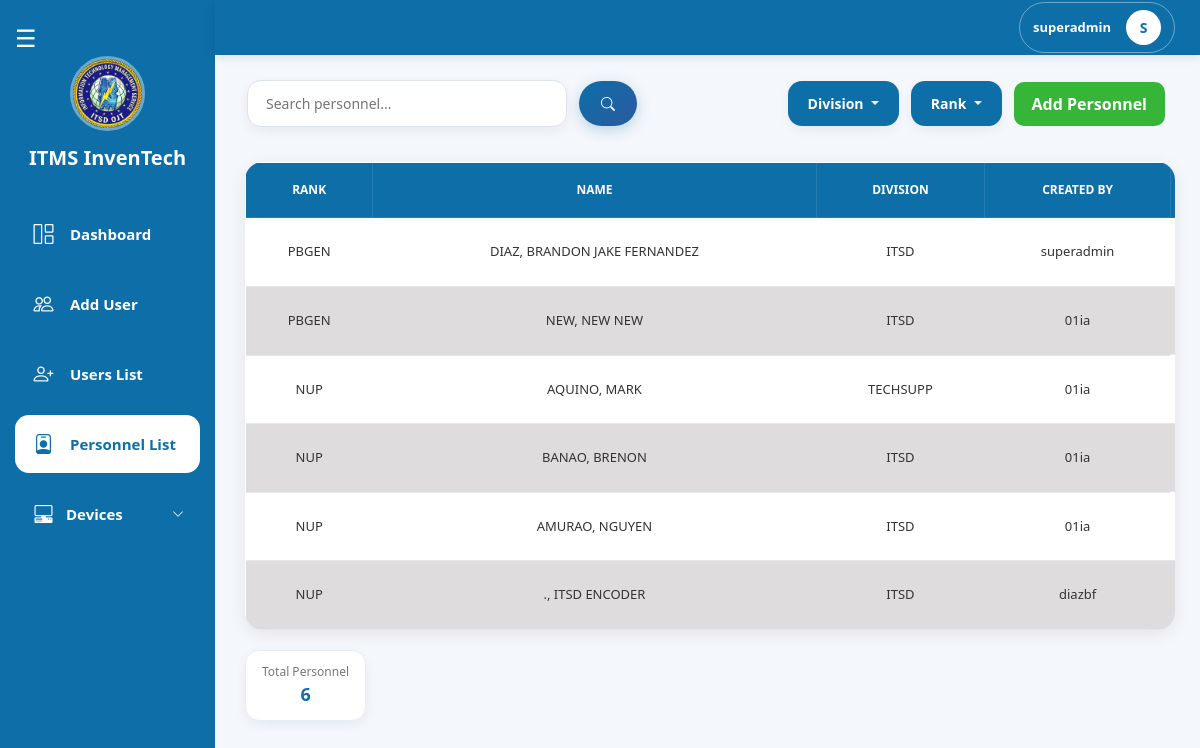
/pages/superadmin/personnel_list.php (signed in), run on the app's committed database.
### tables this page shows
CREATE TABLE `personnels` (
  `id` int(11) NOT NULL,
  `division_id` int(11) NOT NULL,
  `rank_id` int(11) NOT NULL,
  `first_name` varchar(255) NOT NULL,
  `middle_name` varchar(255) DEFAULT NULL,
  `last_name` varchar(255) NOT NULL,
  `created_by` int(11) NOT NULL,
  `is_active` tinyint(1) NOT NULL DEFAULT 1
);

CREATE TABLE `ranks` (
  `id` int(11) NOT NULL,
  `rank` varchar(255) NOT NULL,
  `sort_order` int(11) DEFAULT 999
);

CREATE TABLE `divisions` (
  `id` int(11) NOT NULL,
  `division` varchar(100) NOT NULL
);

CREATE TABLE `users` (
  `id` int(11) NOT NULL,
  `role_id` int(11) NOT NULL,
  `division_id` int(11) NOT NULL,
  `email` varchar(255) NOT NULL,
  `password` varchar(255) NOT NULL,
  `rank_id` int(11) NOT NULL,
  `first_name` varchar(255) NOT NULL,
  `middle_name` varchar(255) DEFAULT NULL,
  `last_name` varchar(255) NOT NULL,
  `username` varchar(255) NOT NULL,
  `is_active` tinyint(1) NOT NULL DEFAULT 1,
  `creator_user_id` int(11) NOT NULL,
  `created_date` date NOT NULL DEFAULT current_timestamp(),
  `last_update_at` date DEFAULT NULL
);

### pages/superadmin/personnel_list.php (the view, shortened to what this page needs)
<?php
include("../../config/db.php");
$limit  = 10;
$page   = max(1, (int)($_GET['page'] ?? 1));
$offset = ($page - 1) * $limit;
$search          = trim($_GET['search'] ?? '');
$rankFilters     = array_filter(array_map('intval', (array)($_GET['ranks']     ?? [])));
$divisionFilters = array_filter(array_map('intval', (array)($_GET['divisions'] ?? [])));
$activeFilter    = isset($_GET['is_active']) && $_GET['is_active'] !== '' ? (int)$_GET['is_active'] : '';
$sql = "
    SELECT p.id, p.division_id, p.rank_id,
        p.first_name, p.middle_name, p.last_name, p.is_active,
        u.username AS created_by_username,
        TRIM(CONCAT(p.last_name, ', ', IFNULL(p.first_name,''), ' ',p.middle_name )) AS full_name,
        d.division AS division_name,
        r.rank     AS rank_name,
        rl.role_name AS created_by_name
    FROM personnels p
    LEFT JOIN divisions d ON p.division_id = d.id
    LEFT JOIN ranks r     ON p.rank_id     = r.id
    LEFT JOIN users u     ON p.created_by  = u.id
    LEFT JOIN roles rl    ON u.role_id     = rl.id
    WHERE p.is_active = 1
";
$params = [];
$types = '';
$isFiltering = $search !== '' || !empty($rankFilters) || !empty($divisionFilters) || $activeFilter !== '';
$totalPersonnels = (int)$conn->query("SELECT COUNT(*) AS total FROM personnels WHERE is_active = 1")->fetch_assoc()['total'];
$countStmt = $conn->prepare("SELECT COUNT(*) AS total FROM ($sql) t");
$countStmt->execute();
$totalFiltered = (int)$countStmt->get_result()->fetch_assoc()['total'];
$displayTotal  = $isFiltering ? $totalFiltered : $totalPersonnels;
$sql .= " ORDER BY r.id DESC, p.id DESC LIMIT ? OFFSET ?";
$params[] = $limit;
$params[] = $offset;
$types .= 'ii';
$stmt = $conn->prepare($sql);
$stmt->bind_param($types, ...$params);
$stmt->execute();
$result = $stmt->get_result();
$rows = [];
while ($row = $result->fetch_assoc()) $rows[] = $row;
$allRanks = [];
$rq = $conn->query("SELECT id, rank FROM ranks ORDER BY id DESC");
while ($r = $rq->fetch_assoc()) $allRanks[] = $r;
$allDivisions = [];
$dq = $conn->query("SELECT id, division FROM divisions ORDER BY id ASC");
while ($r = $dq->fetch_assoc()) $allDivisions[] = $r;
?>
<!DOCTYPE html>
<html lang="en">
<head>
    <link href="https://cdn.jsdelivr.net/npm/bootstrap@5.3.2/dist/css/bootstrap.min.css" rel="stylesheet">
    <link rel="stylesheet" href="https://cdn.jsdelivr.net/npm/bootstrap-icons@1.11.3/font/bootstrap-icons.min.css">
    <link rel="stylesheet" href="../superadmin/css/super_admin.css">
    <link rel="stylesheet" href="css/superadmin_navbar.css">
    <link rel="stylesheet" href="./css/superadmin_sidebar.css">
</head>
<body>
    <?php include 'superadmin_sidebar.php'; ?>
    <?php include 'superadmin_navbar.php'; ?>
    <div class="top-bar">
        <div class="search-container">
            <form class="search-form" method="GET" action="personnel_list.php">
                <input type="text" name="search" class="search-input" placeholder="Search personnel..."
                    value="<?= htmlspecialchars($search) ?>" onkeyup="liveSearch(event)">
                <button type="submit" class="search-btn"><i class="bi bi-search"></i></button>
            </form>
        </div>
        <div class="right-side">
            <form method="GET" action="personnel_list.php" id="filterForm" style="display:contents;">
                <div class="dropdown">
                    <?php $divLabel = empty($divisionFilters) ? 'Division' : (count($divisionFilters) === 1
                        ? ($allDivisions[array_search($divisionFilters[0], array_column($allDivisions, 'id'))]['division'] ?? 'Division')
                        : count($divisionFilters) . ' Divisions selected'); ?>
                    <button class="btn filter-btn dropdown-toggle" type="button"
                        data-bs-toggle="dropdown" data-bs-auto-close="outside">
                        <?= htmlspecialchars($divLabel) ?>
                    </button>
                </div>
                <div class="dropdown">
                    <?php $rankLabel = empty($rankFilters) ? 'Rank' : (count($rankFilters) === 1
                        ? ($allRanks[array_search($rankFilters[0], array_column($allRanks, 'id'))]['rank'] ?? 'Rank')
                        : count($rankFilters) . ' Ranks selected'); ?>
                    <button class="btn filter-btn dropdown-toggle" type="button"
                        data-bs-toggle="dropdown" data-bs-auto-close="outside">
                        <?= htmlspecialchars($rankLabel) ?>
                    </button>
                </div>
            </form>
            <button type="button" class="btn btn-primary add-personnel-btn" data-bs-toggle="modal" data-bs-target="#addPersonnelModal"> Add Personnel</button>
        </div>
    </div>
    <div class="contenttable">
        <div class="table-container">
            <table class="users-table" id="personnelsTable">
                <thead>
                    <tr>
                        <th>RANK</th>
                        <th>NAME</th>
                        <th>DIVISION</th>
                        <th>CREATED BY</th>
                        <th>ACTION</th>
                    </tr>
                </thead>
                <tbody id="personnelsTableBody">
                    <?php if (!empty($rows)): ?>
                        <?php foreach ($rows as $row): ?>
                            <tr id="row-<?= $row['id'] ?>">
                                <td><?= htmlspecialchars($row['rank_name']          ?? 'N/A') ?></td>
                                <td><?= htmlspecialchars($row['full_name']) ?></td>
                                <td><?= htmlspecialchars($row['division_name']       ?? 'N/A') ?></td>
                                <td><?= htmlspecialchars($row['created_by_username'] ?? 'SYSTEM') ?></td>
                                <td class="action-buttons">
                                </td>
                            </tr>
                        <?php endforeach; ?>
                    <?php else: ?>
                        <tr id="noDataRow">
                            <td colspan="5" class="text-center py-3">No personnel found.</td>
                        </tr>
                    <?php endif; ?>
                </tbody>
            </table>
        </div>
        <div class="table-footer">
            <div class="user-stats">
                <div class="stat-box total">
                    <span class="label">Total Personnel</span>
                    <span class="value" id="totalPersonnelCount"><?= $displayTotal ?></span>
                </div>
            </div>
        </div>
    </div>
</body>
</html>

### pages/superadmin/css/super_admin.css (style rules this page uses)
body { background: #f4f7fb; overflow-x: hidden; }
.top-bar { margin-top: 80px; margin-left: 247px; margin-right: 35px; display: flex; justify-content: space-between; align-items: center; gap: 20px; flex-wrap: wrap; transition: all 0.3s ease; }
.search-container { display: flex; align-items: center; }
.search-form { display: flex; align-items: center; gap: 12px; }
.right-side { display: flex; align-items: center; gap: 12px; }
.filter-btn { border: none; padding: 12px 20px; border-radius: 14px; background: #0d6ea8; color: white; font-size: 14px; font-weight: 600; cursor: pointer; box-shadow: 0 4px 12px rgba(0, 0, 0, 0.06); transition: all 0.3s ease; }
.btn-primary { background: #0fa90fd3; color: white; font-weight: 600; border: none; padding: 10px 10px; cursor: pointer; border-radius: 10px; }
.search-input { width: 320px; padding: 12px 18px; border: 1px solid #dce3ec; border-radius: 14px; outline: none; font-size: 14px; font-weight: 500; background: #ffffff; box-shadow: 0 4px 12px rgba(0, 0, 0, 0.06); transition: all 0.3s ease; }
.search-btn { border: none; padding: 12px 22px; border-radius: 24px; background: linear-gradient(135deg, #0d6ea8, #2c5aa0); color: white; font-size: 14px; font-weight: 600; cursor: pointer; transition: all 0.3s ease; box-shadow: 0 4px 14px rgba(13, 110, 168, 0.25); }
.contenttable { margin-left: 220px; margin-top: 10px; padding: 25px; transition: all 0.3s ease; }
.table-container { width: 100%; background: #fff; border-radius: 18px; overflow-x: auto; box-shadow: 0 4px 18px rgba(0, 0, 0, 0.08); }
.users-table { width: 100%; border-collapse: collapse; min-width: 1200px; }
.users-table thead { background: #0d6ea8; }
.users-table thead th { color: white; padding: 18px 12px; border: 1px solid rgba(255, 255, 255, 0.1); font-size: 12px; font-weight: 700; text-align: center; white-space: nowrap; text-transform: uppercase; }
.users-table tbody td { padding: 16px 12px; font-size: 13px; text-align: center; border-bottom: 1px solid #e5e7eb; color: #333; white-space: nowrap; }
.action-buttons { display: flex; justify-content: center; align-items: center; gap: 10px; }
.table-footer { margin-top: 20px; display: flex; justify-content: space-between; align-items: center; gap: 20px; flex-wrap: wrap; }
.user-stats { display: flex; gap: 12px; }
.stat-box { min-width: 120px; padding: 12px 16px; border-radius: 14px; background: #fff; border: 1px solid #e6eef5; box-shadow: 0 4px 12px rgba(0, 0, 0, 0.06); text-align: center; }
.stat-box .label { font-size: 12px; color: #777; display: block; }
.stat-box .value { font-size: 18px; font-weight: bold; color: #0d6ea8; }
.users-table tbody tr:nth-child(odd) { background-color: #ffffff; }
.users-table tbody tr:nth-child(even) { background-color: #dedcdc; }

### pages/superadmin/css/superadmin_sidebar.css (style rules this page uses)
.dropdown { width: 100%; font-size: 15px; font-weight: 600; }

### pages/superadmin/personnel_list.php (style rules this page uses)
.add-personnel-btn { width: auto !important; flex: 0 0 auto; white-space: nowrap; padding: 10px 18px; }

### data on the page
personnels: rank.rank "PBGEN", full_name "DIAZ, BRANDON JAKE FERNANDEZ", division.division "ITSD", users.username "superadmin"
personnels: rank.rank "PBGEN", full_name "NEW, NEW NEW", division.division "ITSD", users.username "01ia"
personnels: rank.rank "NUP", full_name "AQUINO, MARK", division.division "TECHSUPP", users.username "01ia"
personnels: rank.rank "NUP", full_name "BANAO, BRENON", division.division "ITSD", users.username "01ia"
personnels: rank.rank "NUP", full_name "AMURAO, NGUYEN", division.division "ITSD", users.username "01ia"
personnels: rank.rank "NUP", full_name "., ITSD ENCODER", division.division "ITSD", users.username "diazbf"

### other printed values
$username "superadmin"
substr($username, 0, 1) "S"
$divLabel "Division"
$rankLabel "Rank"
$displayTotal "6"
